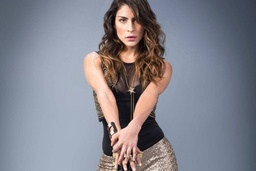
#> input picture marialeon.jpg, 256 x 171 px, shrunk from 900 x 600 before the run
$ python RGBgen.py marialeon.jpg
#> lines starting #> are read from the running program, lines starting #| are printed output that depends on the picture
import cv2
import sys

args = sys.argv

try:
    impath = args[1]
except:
    print("no input name")
    exit()


img = cv2.imread(impath)
#> img is the input picture: shape (171, 256, 3); mean B, G, R 140.5, 130.8, 130.4
shape = img.shape
#> shape = (171, 256, 3)
r,g,b = cv2.split(img)
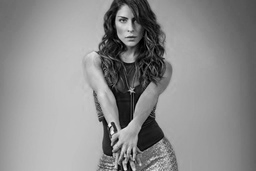
#> r: shape (171, 256); min 0, max 244, mean 140.5
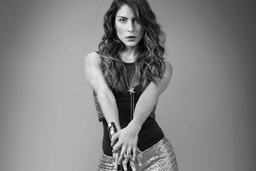
#> g: shape (171, 256); min 0, max 253, mean 130.8
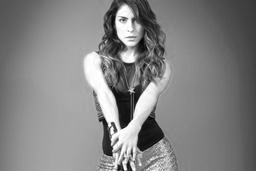
#> b: shape (171, 256); min 3, max 255, mean 130.4
#cv2.imshow("r",r)
#cv2.imshow("g",g)
#cv2.imshow("b",b)
R = ""
G = ""
B = ""
for col in img:
    for pix in col:
        R += "%d\n" % pix[2]
        G += "%d\n" % pix[1]
        B += "%d\n" % pix[0]

with open("R.txt","w+") as f:
    f.write(R)
with open("G.txt","w+") as f:
    f.write(G)
with open("B.txt","w+") as f:
    f.write(B)
print(shape[0]*shape[1]*20)
#| 875520
#cv2.waitKey(0)
